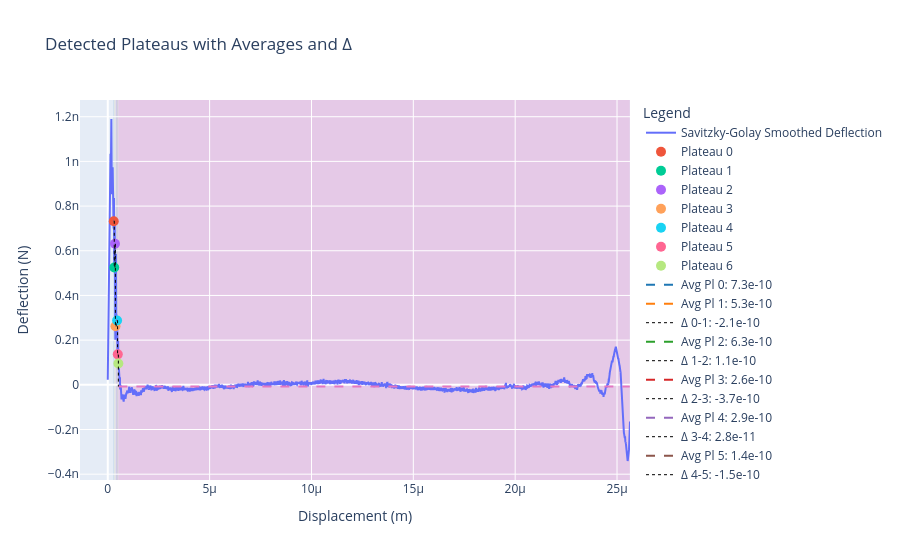

This figure's notebook cell:
### Markdown cell above
Plateau finder works by:
1. Define the smoothing parameter for `uniform_filter1d`, which will smooth the derivative of y (controlled by `dy_smooth`).
2. Apply Savitzky-Golay smoothing to dy/dx : `sav_window_length` defines the length of the window, and `sav_polyorder` sets the polynomial order. These are set in the `params` dictionary (e.g., `sav_window_length = 10`, `sav_polyorder = 1`).
3. Set the `pl_threshold` to define which peaks (in green), will be taken into the selection of "rupture/unfolding/untethering" events.
Set the plateau minimum width with `pl_min_width`, in terms of the x input's units

### Code cell
import plotly.graph_objects as go

# Prepare the figure
fig = go.Figure()

showDisplacementonX = True # False, will show time on x axis, else meters

if showDisplacementonX:
    rel_time = displacement


# 1. Add main signal trace (Savitzky-Golay smoothed)
fig.add_trace(go.Scatter(
    x=rel_time, y=defl_savitz,
    mode='lines',
    name='Savitzky-Golay Smoothed Deflection'
))

# 2. Add plateau markers with detailed hover info
for i, idx in enumerate(df_plat['plateau_avg_idx']):
    fig.add_trace(go.Scatter(
        x=[rel_time[idx]],
        y=[defl_savitz[idx]],
        mode='markers',
        marker=dict(size=10),
        name=f'Plateau {i}',
        hovertemplate=(
            f'Plat {i}<br>'
            f'Yavg = {df_plat["plateau_avg"].iloc[i]:.2e}<br>'
            f'ΔYavg = {df_plat["delta_avg"].iloc[i]:.2e}<br>'
            f'Δt = {df_plat["delta_time"].iloc[i]:.2e} s<br>'
            f'x̄(dy/dx) = {df_plat["mean dy/dx"].iloc[i]:.2e}<br>'
            f'MSE = {df_plat["plateau_MSE"].iloc[i]:.2e}<br>'
            '<extra></extra>'
        )
    ))

# 3. Overlay plateau rectangles + average and delta lines
colors = ['rgba(31,119,180,0.3)', 'rgba(255,127,14,0.3)', 'rgba(44,160,44,0.3)', 
          'rgba(214,39,40,0.3)', 'rgba(148,103,189,0.3)', 'rgba(140,86,75,0.3)', 
          'rgba(227,119,194,0.3)', 'rgba(127,127,127,0.3)', 'rgba(188,189,34,0.3)', 
          'rgba(23,190,207,0.3)']

shapes = []
for i, (start, end) in enumerate(plateaus):
    # Shaded rectangle
    shapes.append(
        dict(
            type="rect",
            xref="x", yref="paper",
            x0=rel_time[start], x1=rel_time[end-1],
            y0=0, y1=1,
            fillcolor=colors[i % len(colors)],
            line=dict(width=0),
            layer="below"
        )
    )

    # Horizontal average line
    plateau_avg = np.mean(defl_savitz[start:end])
    fig.add_trace(go.Scatter(
        x=[rel_time[start], rel_time[end-1]],
        y=[plateau_avg, plateau_avg],
        mode='lines',
        line=dict(color=colors[i % len(colors)].replace('0.3', '1.0'), width=2, dash='dash'),
        name=f'Avg Pl {i}: {plateau_avg:.2g}'
    ))

    # Vertical delta line from previous plateau
    if i > 0:
        prev_start, prev_end = plateaus[i-1]
        prev_avg = np.mean(defl_savitz[prev_start:prev_end])
        delta_x = rel_time[start]
        fig.add_trace(go.Scatter(
            x=[delta_x, delta_x],
            y=[prev_avg, plateau_avg],
            mode='lines',
            line=dict(color='black', width=1, dash='dot'),
            name=f'Δ {i-1}-{i}: {plateau_avg - prev_avg:.2g}'
        ))

if showDisplacementonX:
    xaxis_title = 'Displacement (m)'
else:
    xaxis_title = 'Time (s)'

# 4. Final layout
fig.update_layout(
    title='Detected Plateaus with Averages and Δ',
    xaxis_title=xaxis_title,
    yaxis_title='Deflection (N)',
    legend_title='Legend',
    shapes=shapes,
    showlegend=True
)

fig.show()

### Figure 1 — Plotly figure (JSON) as saved in the notebook; plotly's stock layout.template omitted (floating-point values rounded to 4 significant figures; data arrays with more than 128 entries replaced by an {"elided": "..."} marker saying what was removed)
{"data": [{"mode": "lines", "name": "Savitzky-Golay Smoothed Deflection", "type": "scatter", "x": {"elided": "11721 float values"}, "y": {"elided": "11721 float values"}}, {"hovertemplate": "Plat 0<br>Yavg = 7.34e-10<br>ΔYavg = 7.34e-10<br>Δt = 5.80e-04 s<br>x̄(dy/dx) = 2.97e-03<br>MSE = 8.19e-22<br><extra></extra>", "marker": {"size": 10}, "mode": "markers", "name": "Plateau 0", "type": "scatter", "x": [2.941e-07], "y": [7.32e-10]}, {"hovertemplate": "Plat 1<br>Yavg = 5.26e-10<br>ΔYavg = 7.34e-10<br>Δt = 6.28e-04 s<br>x̄(dy/dx) = 1.33e-03<br>MSE = 7.15e-24<br><extra></extra>", "marker": {"size": 10}, "mode": "markers", "name": "Plateau 1", "type": "scatter", "x": [3.172e-07], "y": [5.25e-10]}, {"hovertemplate": "Plat 2<br>Yavg = 6.31e-10<br>ΔYavg = 5.26e-10<br>Δt = 6.92e-04 s<br>x̄(dy/dx) = 2.22e-03<br>MSE = 3.33e-23<br><extra></extra>", "marker": {"size": 10}, "mode": "markers", "name": "Plateau 2", "type": "scatter", "x": [3.537e-07], "y": [6.311e-10]}, {"hovertemplate": "Plat 3<br>Yavg = 2.61e-10<br>ΔYavg = 6.31e-10<br>Δt = 7.32e-04 s<br>x̄(dy/dx) = 9.86e-04<br>MSE = 1.17e-22<br><extra></extra>", "marker": {"size": 10}, "mode": "markers", "name": "Plateau 3", "type": "scatter", "x": [3.787e-07], "y": [2.621e-10]}, {"hovertemplate": "Plat 4<br>Yavg = 2.89e-10<br>ΔYavg = 2.61e-10<br>Δt = 8.72e-04 s<br>x̄(dy/dx) = 1.41e-03<br>MSE = 3.71e-22<br><extra></extra>", "marker": {"size": 10}, "mode": "markers", "name": "Plateau 4", "type": "scatter", "x": [4.576e-07], "y": [2.88e-10]}, {"hovertemplate": "Plat 5<br>Yavg = 1.35e-10<br>ΔYavg = 2.89e-10<br>Δt = 9.28e-04 s<br>x̄(dy/dx) = 1.79e-03<br>MSE = 4.86e-22<br><extra></extra>", "marker": {"size": 10}, "mode": "markers", "name": "Plateau 5", "type": "scatter", "x": [4.922e-07], "y": [1.363e-10]}, {"hovertemplate": "Plat 6<br>Yavg = -7.69e-12<br>ΔYavg = 1.35e-10<br>Δt = 9.70e-04 s<br>x̄(dy/dx) = 6.10e-04<br>MSE = 1.33e-21<br><extra></extra>", "marker": {"size": 10}, "mode": "markers", "name": "Plateau 6", "type": "scatter", "x": [5.191e-07], "y": [9.528e-11]}, {"line": {"color": "rgba(31,119,180,1.0)", "dash": "dash", "width": 2}, "mode": "lines", "name": "Avg Pl 0: 7.3e-10", "type": "scatter", "x": [2.845e-07, 2.999e-07], "y": [7.342e-10, 7.342e-10]}, {"line": {"color": "rgba(255,127,14,1.0)", "dash": "dash", "width": 2}, "mode": "lines", "name": "Avg Pl 1: 5.3e-10", "type": "scatter", "x": [3.191e-07, 3.268e-07], "y": [5.255e-10, 5.255e-10]}, {"line": {"color": "black", "dash": "dot", "width": 1}, "mode": "lines", "name": "Δ 0-1: -2.1e-10", "type": "scatter", "x": [3.191e-07, 3.191e-07], "y": [7.342e-10, 5.255e-10]}, {"line": {"color": "rgba(44,160,44,1.0)", "dash": "dash", "width": 2}, "mode": "lines", "name": "Avg Pl 2: 6.3e-10", "type": "scatter", "x": [3.518e-07, 3.595e-07], "y": [6.309e-10, 6.309e-10]}, {"line": {"color": "black", "dash": "dot", "width": 1}, "mode": "lines", "name": "Δ 1-2: 1.1e-10", "type": "scatter", "x": [3.518e-07, 3.518e-07], "y": [5.255e-10, 6.309e-10]}, {"line": {"color": "rgba(214,39,40,1.0)", "dash": "dash", "width": 2}, "mode": "lines", "name": "Avg Pl 3: 2.6e-10", "type": "scatter", "x": [3.749e-07, 3.807e-07], "y": [2.614e-10, 2.614e-10]}, {"line": {"color": "black", "dash": "dot", "width": 1}, "mode": "lines", "name": "Δ 2-3: -3.7e-10", "type": "scatter", "x": [3.749e-07, 3.749e-07], "y": [6.309e-10, 2.614e-10]}, {"line": {"color": "rgba(148,103,189,1.0)", "dash": "dash", "width": 2}, "mode": "lines", "name": "Avg Pl 4: 2.9e-10", "type": "scatter", "x": [4.133e-07, 4.652e-07], "y": [2.891e-10, 2.891e-10]}, {"line": {"color": "black", "dash": "dot", "width": 1}, "mode": "lines", "name": "Δ 3-4: 2.8e-11", "type": "scatter", "x": [4.133e-07, 4.133e-07], "y": [2.614e-10, 2.891e-10]}, {"line": {"color": "rgba(140,86,75,1.0)", "dash": "dash", "width": 2}, "mode": "lines", "name": "Avg Pl 5: 1.4e-10", "type": "scatter", "x": [4.825e-07, 5.075e-07], "y": [1.352e-10, 1.352e-10]}, {"line": {"color": "black", "dash": "dot", "width": 1}, "mode": "lines", "name": "Δ 4-5: -1.5e-10", "type": "scatter", "x": [4.825e-07, 4.825e-07], "y": [2.891e-10, 1.352e-10]}, {"line": {"color": "rgba(227,119,194,1.0)", "dash": "dash", "width": 2}, "mode": "lines", "name": "Avg Pl 6: -7.7e-12", "type": "scatter", "x": [5.21e-07, 2.562e-05], "y": [-7.69e-12, -7.69e-12]}, {"line": {"color": "black", "dash": "dot", "width": 1}, "mode": "lines", "name": "Δ 5-6: -1.4e-10", "type": "scatter", "x": [5.21e-07, 5.21e-07], "y": [1.352e-10, -7.69e-12]}], "layout": {"legend": {"title": {"text": "Legend"}}, "shapes": [{"fillcolor": "rgba(31,119,180,0.3)", "layer": "below", "line": {"width": 0}, "type": "rect", "x0": 2.845e-07, "x1": 2.999e-07, "xref": "x", "y0": 0, "y1": 1, "yref": "paper"}, {"fillcolor": "rgba(255,127,14,0.3)", "layer": "below", "line": {"width": 0}, "type": "rect", "x0": 3.191e-07, "x1": 3.268e-07, "xref": "x", "y0": 0, "y1": 1, "yref": "paper"}, {"fillcolor": "rgba(44,160,44,0.3)", "layer": "below", "line": {"width": 0}, "type": "rect", "x0": 3.518e-07, "x1": 3.595e-07, "xref": "x", "y0": 0, "y1": 1, "yref": "paper"}, {"fillcolor": "rgba(214,39,40,0.3)", "layer": "below", "line": {"width": 0}, "type": "rect", "x0": 3.749e-07, "x1": 3.807e-07, "xref": "x", "y0": 0, "y1": 1, "yref": "paper"}, {"fillcolor": "rgba(148,103,189,0.3)", "layer": "below", "line": {"width": 0}, "type": "rect", "x0": 4.133e-07, "x1": 4.652e-07, "xref": "x", "y0": 0, "y1": 1, "yref": "paper"}, {"fillcolor": "rgba(140,86,75,0.3)", "layer": "below", "line": {"width": 0}, "type": "rect", "x0": 4.825e-07, "x1": 5.075e-07, "xref": "x", "y0": 0, "y1": 1, "yref": "paper"}, {"fillcolor": "rgba(227,119,194,0.3)", "layer": "below", "line": {"width": 0}, "type": "rect", "x0": 5.21e-07, "x1": 2.562e-05, "xref": "x", "y0": 0, "y1": 1, "yref": "paper"}], "showlegend": true, "title": {"text": "Detected Plateaus with Averages and Δ"}, "xaxis": {"title": {"text": "Displacement (m)"}}, "yaxis": {"title": {"text": "Deflection (N)"}}}}
